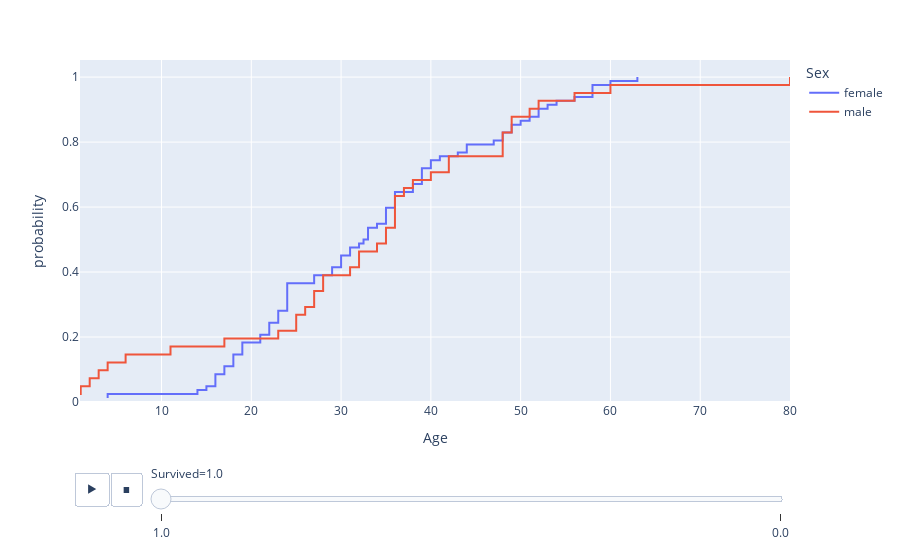

The notebook cell saved with this chart:
### Code cell
fig = px.ecdf(df, x="Age", color="Sex",animation_frame="Survived")
fig.show()

### Figure 1 — Plotly figure (JSON) as saved in the notebook; plotly's stock layout.template omitted (floating-point values rounded to 4 significant figures)
{"data": [{"hovertemplate": "Sex=female<br>Survived=1.0<br>Age=%{x}<br>probability=%{y}<extra></extra>", "legendgroup": "female", "line": {"dash": "solid", "shape": "hv"}, "marker": {"color": "#636efa", "symbol": "circle"}, "mode": "lines", "name": "female", "orientation": "v", "showlegend": true, "type": "scatter", "x": [4, 4, 14, 15, 16, 16, 16, 17, 17, 18, 18, 18, 19, 19, 19, 21, 21, 22, 22, 22, 23, 23, 23, 24, 24, 24, 24, 24, 24, 24, 27, 27, 29, 29, 30, 30, 30, 31, 31, 32, 32.5, 33, 33, 33, 34, 35, 35, 35, 35, 36, 36, 36, 36, 38, 38, 39, 39, 39, 39, 40, 40, 41, 43, 44, 44, 47, 48, 48, 49, 49, 50, 51, 52, 52, 53, 54, 56, 58, 58, 58, 60, 63], "xaxis": "x", "y": [0.0122, 0.02439, 0.03659, 0.04878, 0.06098, 0.07317, 0.08537, 0.09756, 0.1098, 0.122, 0.1341, 0.1463, 0.1585, 0.1707, 0.1829, 0.1951, 0.2073, 0.2195, 0.2317, 0.2439, 0.2561, 0.2683, 0.2805, 0.2927, 0.3049, 0.3171, 0.3293, 0.3415, 0.3537, 0.3659, 0.378, 0.3902, 0.4024, 0.4146, 0.4268, 0.439, 0.4512, 0.4634, 0.4756, 0.4878, 0.5, 0.5122, 0.5244, 0.5366, 0.5488, 0.561, 0.5732, 0.5854, 0.5976, 0.6098, 0.622, 0.6341, 0.6463, 0.6585, 0.6707, 0.6829, 0.6951, 0.7073, 0.7195, 0.7317, 0.7439, 0.7561, 0.7683, 0.7805, 0.7927, 0.8049, 0.8171, 0.8293, 0.8415, 0.8537, 0.8659, 0.878, 0.8902, 0.9024, 0.9146, 0.9268, 0.939, 0.9512, 0.9634, 0.9756, 0.9878, 1], "yaxis": "y"}, {"hovertemplate": "Sex=male<br>Survived=1.0<br>Age=%{x}<br>probability=%{y}<extra></extra>", "legendgroup": "male", "line": {"dash": "solid", "shape": "hv"}, "marker": {"color": "#EF553B", "symbol": "circle"}, "mode": "lines", "name": "male", "orientation": "v", "showlegend": true, "type": "scatter", "x": [0.92, 1, 2, 3, 4, 6, 11, 17, 23, 25, 25, 26, 27, 27, 28, 28, 31, 32, 32, 34, 35, 35, 36, 36, 36, 36, 37, 38, 40, 42, 42, 48, 48, 48, 49, 49, 51, 52, 56, 60, 80], "xaxis": "x", "y": [0.02439, 0.04878, 0.07317, 0.09756, 0.122, 0.1463, 0.1707, 0.1951, 0.2195, 0.2439, 0.2683, 0.2927, 0.3171, 0.3415, 0.3659, 0.3902, 0.4146, 0.439, 0.4634, 0.4878, 0.5122, 0.5366, 0.561, 0.5854, 0.6098, 0.6341, 0.6585, 0.6829, 0.7073, 0.7317, 0.7561, 0.7805, 0.8049, 0.8293, 0.8537, 0.878, 0.9024, 0.9268, 0.9512, 0.9756, 1], "yaxis": "y"}], "layout": {"legend": {"title": {"text": "Sex"}, "tracegroupgap": 0}, "margin": {"t": 60}, "sliders": [{"active": 0, "currentvalue": {"prefix": "Survived="}, "len": 0.9, "pad": {"b": 10, "t": 60}, "steps": [{"args": [["1.0"], {"frame": {"duration": 0, "redraw": false}, "fromcurrent": true, "mode": "immediate", "transition": {"duration": 0, "easing": "linear"}}], "label": "1.0", "method": "animate"}, {"args": [["0.0"], {"frame": {"duration": 0, "redraw": false}, "fromcurrent": true, "mode": "immediate", "transition": {"duration": 0, "easing": "linear"}}], "label": "0.0", "method": "animate"}], "x": 0.1, "xanchor": "left", "y": 0, "yanchor": "top"}], "updatemenus": [{"buttons": [{"args": [null, {"frame": {"duration": 500, "redraw": false}, "fromcurrent": true, "mode": "immediate", "transition": {"duration": 500, "easing": "linear"}}], "label": "&#9654;", "method": "animate"}, {"args": [[null], {"frame": {"duration": 0, "redraw": false}, "fromcurrent": true, "mode": "immediate", "transition": {"duration": 0, "easing": "linear"}}], "label": "&#9724;", "method": "animate"}], "direction": "left", "pad": {"r": 10, "t": 70}, "showactive": false, "type": "buttons", "x": 0.1, "xanchor": "right", "y": 0, "yanchor": "top"}], "xaxis": {"anchor": "y", "domain": [0, 1], "title": {"text": "Age"}}, "yaxis": {"anchor": "x", "domain": [0, 1], "rangemode": "tozero", "title": {"text": "probability"}}}}
